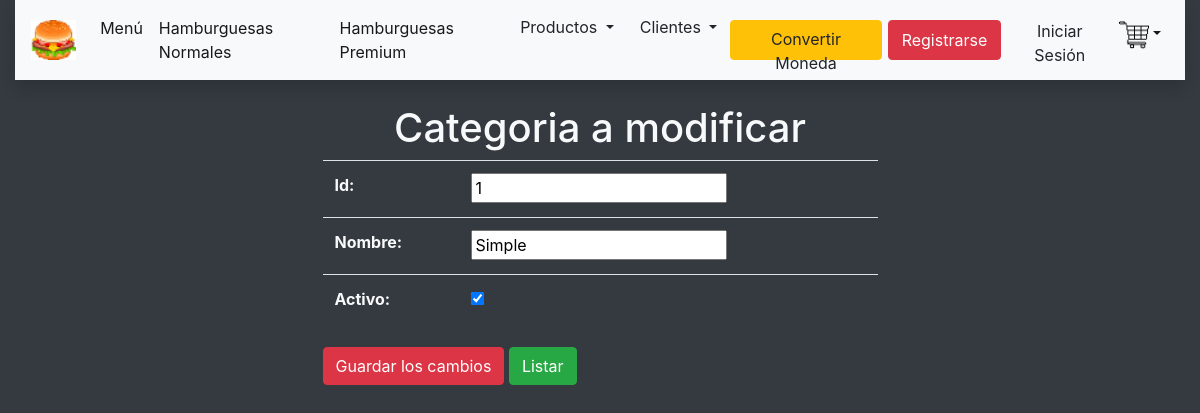
The page /modificarCategoria/1 on the database its author committed.
### hamburgame/models.py (models this page shows, shortened)
class Categoria(models.Model):
    id = models.IntegerField(primary_key = True)
    nombre = models.CharField(max_length=50)
    activo = models.BooleanField()

### hamburgame/views.py (the view)
# urls.py: path('modificarCategoria/<id>', modificarCategoria, name="modificarCategoria"),
def modificarCategoria(request, id):
    categoria = Categoria.objects.get(id = id)
    contexto = {'form' : CategoriaForm(instance=categoria) }
    if request.method == 'POST':
        formulario = CategoriaForm(data=request.POST, instance=categoria)
        formulario.save()
        contexto['mensaje'] = "Los datos fueron guardados"
        contexto['form'] = CategoriaForm(instance=Categoria.objects.get(id = id))
    return render(request, 'modificarCategoria.html', contexto)

### hamburgame/forms.py
class CategoriaForm(forms.ModelForm):
    class Meta:
        model = Categoria
        fields= '__all__'

### hamburgame/templates/modificarCategoria.html (shortened to what this page needs)
{% extends "plantillaBase.html" %} {% block tituloPestana %} {{ 'Modificar Categoria' }} {% endblock %} {% block titulo %} {{ 'Categoria a modificar' }} {% endblock %} {% block contenido %}
<form method="post">
    <div class="row  justify-content-center">
        <div class="col-12 col-md-6">
            <table class="table text-light">
                {{ form.as_table }}
            </table>
        </div>
    </div>
    <div class="row justify-content-center">
        <div class="col-12 col-md-6">
            <input type="submit" class="btn btn-danger" value="Guardar los cambios">
            <a href="{% url 'listarCategoria' %}" class="btn btn-success">Listar</a>
        </div>
    </div>
</form>
{% endblock%}

### rows shown on the page
Categoria: id "1", nombre "Simple", activo "☑"

### other values the page prints
{{ 'Categoria a modificar' }} "Categoria a modificar"
